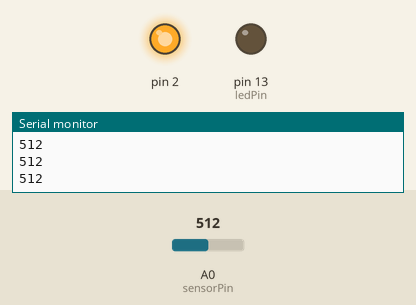
Bench run of a sketch on a simulated Arduino Uno, built with avr-gcc and run on an emulated ATmega328P. On the bench: output pins drawn as LEDs (lit = HIGH), the last lines printed to the serial monitor. The inputs (shaded band) are chosen by the test bench; at power-on: A0 (sensorPin) = 512.

Above: at 1.2 s.
1.3 s: A0 (sensorPin) set to 690
2.8 s: A0 (sensorPin) set to 716
At 4.0 s:
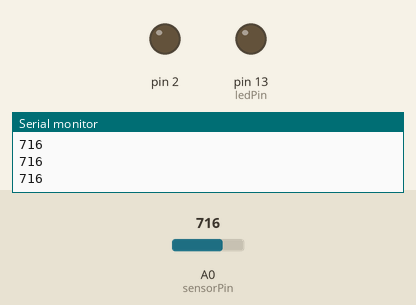
4.3 s: A0 (sensorPin) set to 511
At 5.4 s:
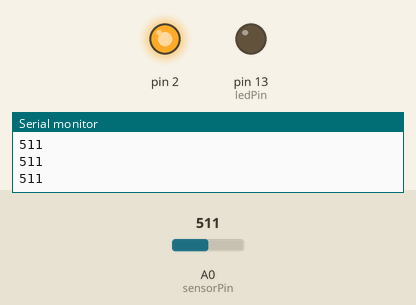
5.8 s: A0 (sensorPin) set to 710
At 6.7 s:
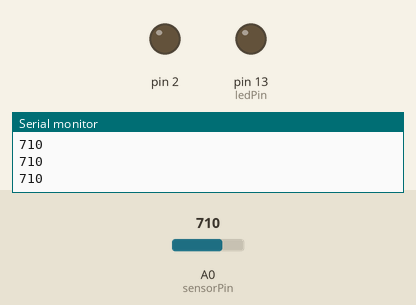
Timing chart, 0 to 8.3 s (numbered marks = the images above; inputs shaded):
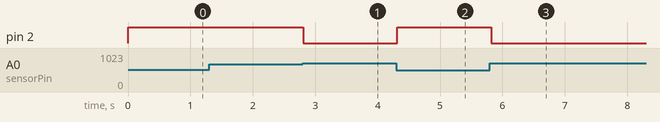

Measured:
- the behaviour switches between 699 and 700 on A0 (sensorPin) (found by bisection; images 0 and 1)
- after the input at 2.8 s, pin 2: HIGH → LOW at once
- after the input at 4.3 s, pin 2: LOW → HIGH at once
- after the input at 5.8 s, pin 2: HIGH → LOW at once

The sketch:

ldr.ino
```cpp
int sensorPin = A0;
int sensorValue = 0;
int ledPin = 13;

void setup() {
  pinMode(2, OUTPUT);
  Serial.begin(9600);
  pinMode(ledPin, OUTPUT);
}
void loop() {
  sensorValue = analogRead(sensorPin);
  Serial.println(sensorValue);
  if(sensorValue < 700) //setting a threshold value
    digitalWrite(2,HIGH); //turn relay ON
  else digitalWrite(2,LOW); //turn relay OFF
  delay(100);

}
```
